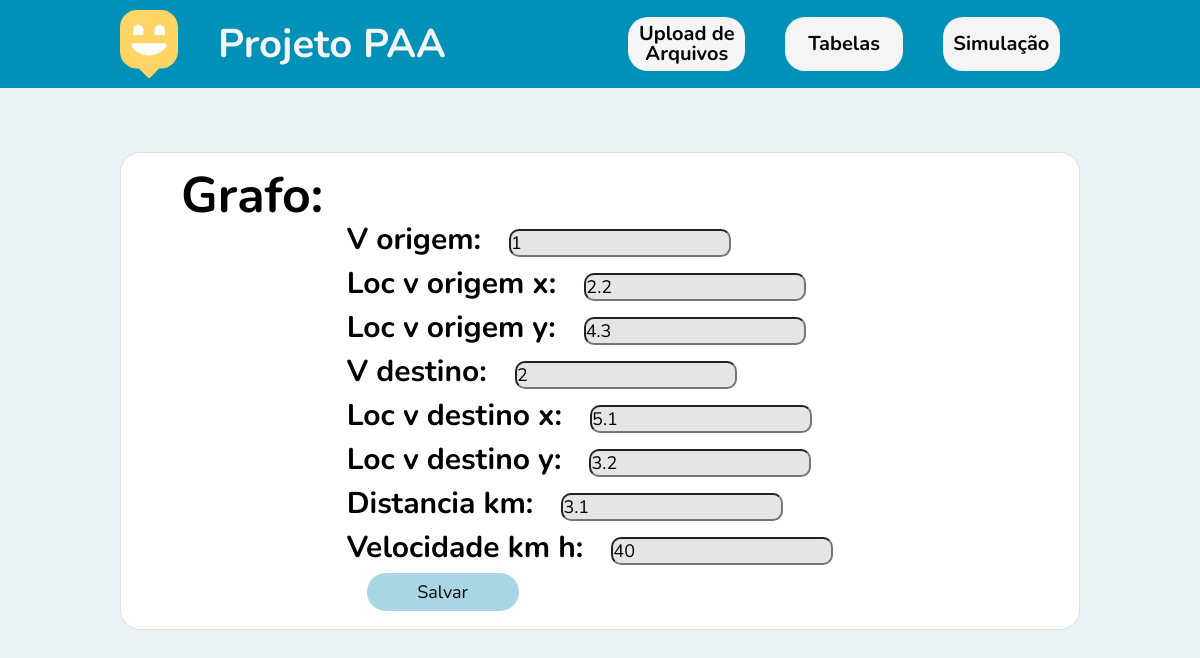
Page /edit/grafo/1 on the earlier database version.
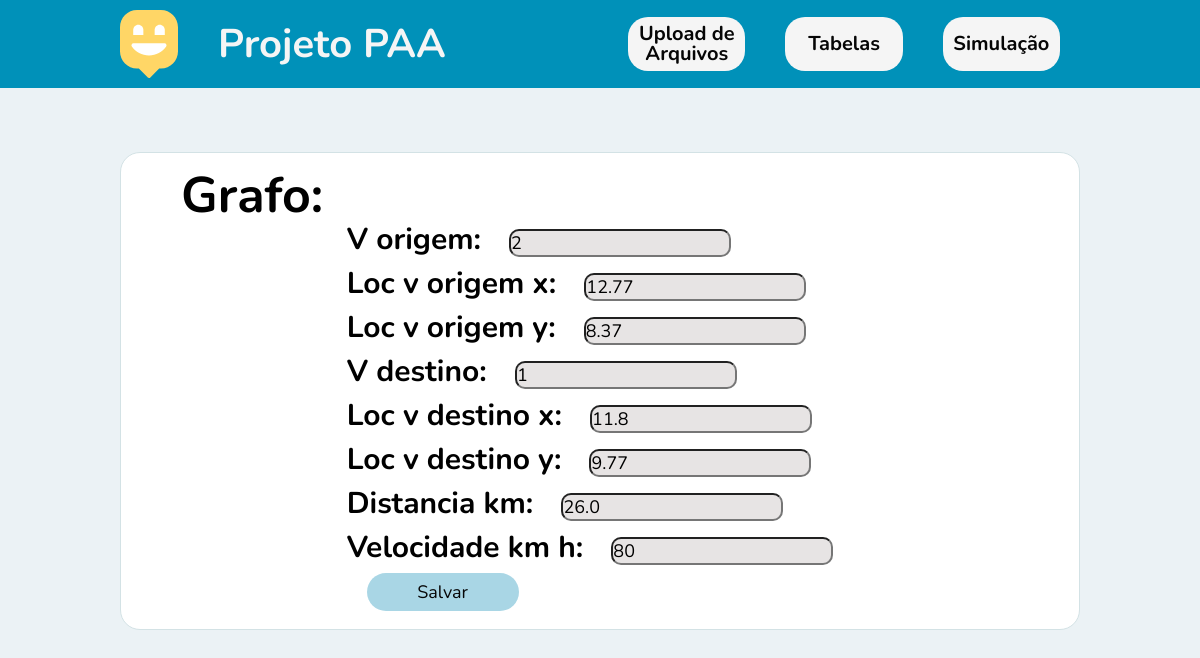
Same page on the later database version.
### app/models.py (models this page shows)
class Grafo(models.Model):
    aresta_n = models.IntegerField(blank=False, null=False, default=0)
    v_origem = models.IntegerField(blank=False, null=False, default=0)
    loc_v_origem_x = models.FloatField(blank=False, null=False, default=0)
    loc_v_origem_y = models.FloatField(blank=False, null=False, default=0)
    v_destino = models.IntegerField(blank=False, null=False, default=0)
    loc_v_destino_x = models.FloatField(blank=False, null=False, default=0)
    loc_v_destino_y = models.FloatField(blank=False, null=False, default=0)
    distancia_km = models.FloatField(blank=False, null=False, default=0)
    velocidade_km_h = models.IntegerField(blank=False, null=False, default=0)

### app/views.py (the view)
# urls.py: path('edit/<str:tabela>/<int:id>', views.edit, name='edit'),
def edit(request, tabela, id):
    if(tabela == 'carro'):
        carro = get_object_or_404(Carro, carro_id=id)
        form = CarroForm(instance=carro)
        title = 'Carro'
    elif(tabela == 'cliente'):
        cliente = get_object_or_404(Cliente, cliente_id=id)
        form = ClienteForm(instance=cliente)
        title = 'Cliente'
    elif(tabela == 'grafo'):
        grafo = get_object_or_404(Grafo, aresta_n=id)
        form = GrafoForm(instance=grafo)
        title = 'Grafo'
    if(request.method == 'POST'):
        if(title == 'Carro'):
            form = CarroForm(request.POST, instance=carro)
            form.save()
            return redirect('/tabelas')
        elif(title == 'Cliente'):
            form = ClienteForm(request.POST, instance=cliente)
            form.save()
            return redirect('/tabelas')
        elif(title == 'Grafo'):
            form = GrafoForm(request.POST, instance=grafo)
            form.save()
            return redirect('/tabelas')
    else:
        return render(request, 'app/edit.html', {'form': form, 'title': title})

### app/forms.py
class GrafoForm(forms.ModelForm):
    class Meta:
        model = Grafo
        fields = ('v_origem', 'loc_v_origem_x', 'loc_v_origem_y', 'v_destino', 'loc_v_destino_x', 'loc_v_destino_y', 'distancia_km', 'velocidade_km_h')

### app/templates/app/edit.html (shortened to what this page needs)
{% load static %} {% block content %}
<!DOCTYPE html>
<html lang="pt_BR">
  <head>
    <link rel="stylesheet" href="{% static 'css/main.css' %}" />
    <link rel="stylesheet" href="{% static 'css/animations.css' %}" />
    <link rel="stylesheet" href=" {% static 'css/edit.css' %}" />
  </head>
  <body>
    <nav class="nav_bar_back">
      <div class="nav_bar">
        <div class="nav_title">
          <img src="{% static 'images/map-marker.svg' %}" alt="Happy" />
          <h1 class="title">Projeto PAA</h1>
        </div>
        <div class="nav_buttons">
          <a class="button_nav" href="/"><label>Upload de Arquivos</label></a>
          <a class="button_nav" href="/tabelas"><label>Tabelas</label></a>
          <a class="button_nav" href="/simulacao/grafo"
            ><label>Simulação</label></a
          >
        </div>
      </div>
    </nav>
    <div class="page-home animate-up">
      <div class="div_1">
        <h1 class="title_form">{{title}}:</h1>
        <div class="div_2">
          <form method="POST">
            <div class="div_form">{{ form.as_p}}</div>
            <input class="button" type="submit" value="Salvar" />
          </form>
        </div>
      </div>
    </div>
  </body>
</html>
{% endblock %}

Differences in the rows shown:
removed Grafo: v_origem "1", loc_v_origem_x "2.2", loc_v_origem_y "4.3", v_destino "2", loc_v_destino_x "5.1", loc_v_destino_y "3.2", distancia_km "3.1", velocidade_km_h "40"
added Grafo: v_origem "2", loc_v_origem_x "12.77", loc_v_origem_y "8.37", v_destino "1", loc_v_destino_x "11.8", loc_v_destino_y "9.77", distancia_km "26.0", velocidade_km_h "80"
